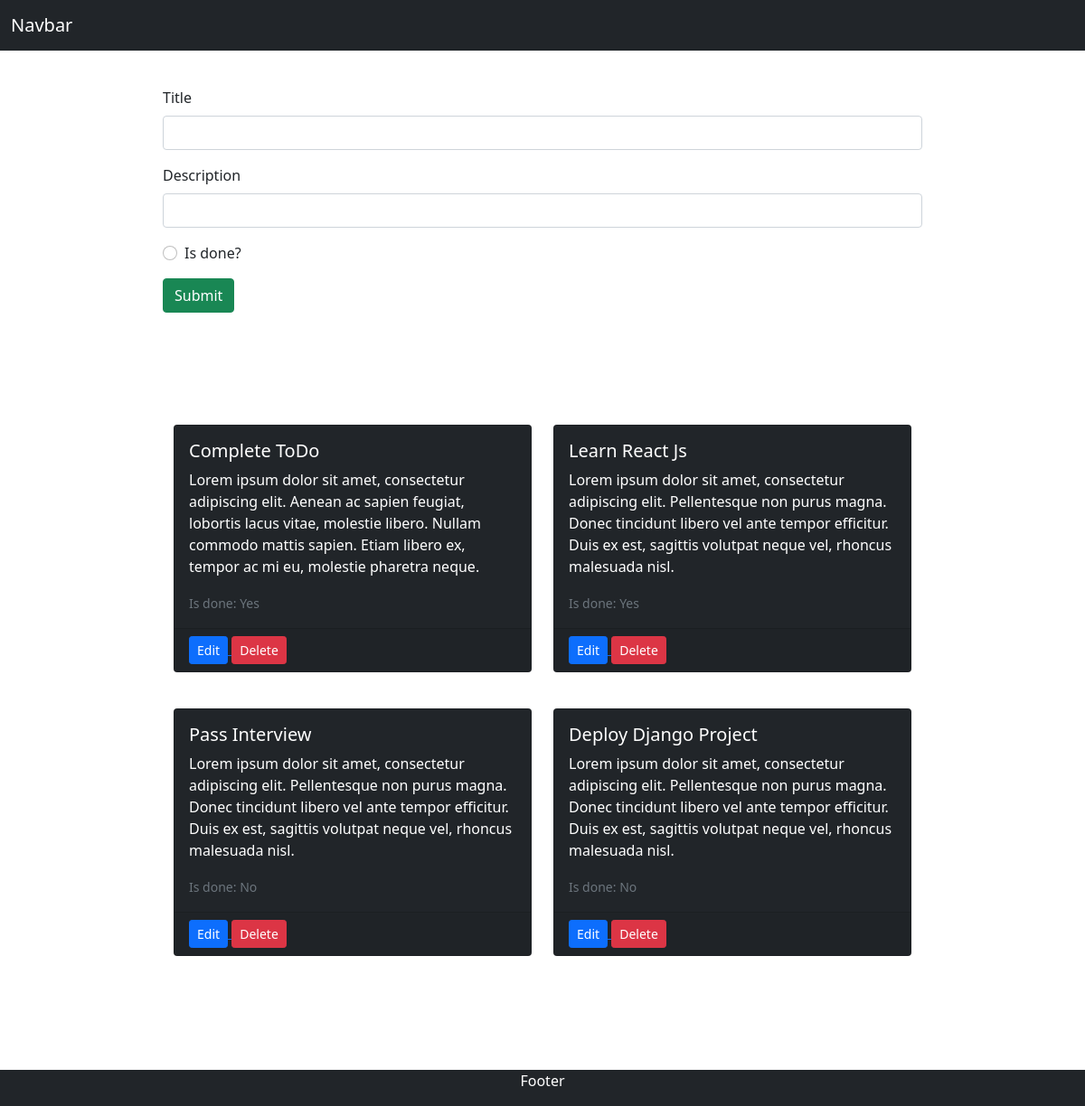
The page / on the database its author committed.
### Task/models.py (models this page shows, shortened)
class Task(models.Model):
    title = models.CharField(max_length=100, blank=True)
    description = models.TextField(blank=True)
    date = models.DateTimeField(auto_now_add=True, blank=True)
    isDone = models.BooleanField(default=False, blank=True)
    class Meta:
        verbose_name = 'Task'
        verbose_name_plural = 'Tasks'

### Task/views.py (the view)
# urls.py: path('', base, name='base_url'),
def base(request):
    tasks = Task.objects.all()
    form = TaskForm()
    if request.method == 'POST':
        form = TaskForm(request.POST)
        if form.is_valid():
            task = form.cleaned_data.get('isDone')
            form.save()
            return HttpResponseRedirect(request.META.get('HTTP_REFERER'))
    context = {
        'tasks': tasks,
        'form': form,
    }
    return render(request, 'Task/base.html', context=context)

### Task/forms.py
class TaskForm(forms.ModelForm):
    class Meta:
        model = Task
        fields = '__all__'

### Task/templates/Task/base.html (shortened to what this page needs)
{% extends 'index.html' %}
{% block content %}
<form style="width: 70%; margin: 0 auto; padding-top: 40px;" method="post" action="{% url 'base_url' %}">
  <div class="mb-3">
    <label for="exampleInputEmail1" class="form-label">Title</label>
    <input name="title" class="form-control" id="exampleInputEmail1" aria-describedby="emailHelp">
  </div>
  <div class="mb-3">
    <label class="form-label">Description</label>
    <input name="description" class="form-control">
  </div>
  <div class="mb-3 form-check">
    <input type="radio" name="isDone" value="isDone" class="form-check-input">
    <label class="form-check-label" name="isDone">Is done?</label>
  </div>
  <button type="submit" class="btn btn-success">Submit</button>
</form>
<div class="row row-cols-1 row-cols-md-2 g-4" style="padding-top: 100px; width: 70%; margin: 0 auto">
  {% for task in tasks %}
    <div class="col">
      <div class="card text-white bg-dark mb-3">
        <div class="card-body">
          <h5 class="card-title">{{task.title}}</h5>
          <p class="card-text">{{task.description}}</p>
          <p class="card-text"><small class="text-muted">Is done: {% if task.isDone %} Yes {% else %} No {% endif %}</small></p>
        </div>
        <div class="card-footer">
          <a href="{% url 'edit_taks_url' id=task.id %}">
            <button type="button" class="btn btn-primary btn-sm" name="button">Edit</button>
          </a>
          <a href="{% url 'delete_task_url' id=task.id %}">
            <button type="button" class="btn btn-danger btn-sm" name="button">Delete</button>
          </a>
        </div>
      </div>
    </div>
  {% endfor %}
</div>
<div style="height:150px;">
</div>
{% endblock %}

### templates/index.html (shortened to what this page needs)
<!DOCTYPE html>
<html lang="en" dir="ltr">
  <head>
    <link href="https://cdn.jsdelivr.net/npm/bootstrap@5.0.0-beta2/dist/css/bootstrap.min.css" rel="stylesheet">
  </head>
  <body>
    <nav class="navbar navbar-dark bg-dark">
      <div class="container-fluid">
        <a class="navbar-brand" href="#">Navbar</a>
      </div>
    </nav>
    {% block content %}
    {% endblock %}
    <div class="footer">
      <p>Footer</p>
    </div>
  </body>
</html>

### templates/index.html (style rules this page uses)
.footer { position: fixed; left: 0; bottom: 0; width: 100%; background-color: #212529; color: white; text-align: center; }
body { height: auto; }

### rows shown on the page
Task: title "Complete ToDo", description "Lorem ipsum dolor sit amet, consectetur adipiscing elit. Aenean ac sapien feugiat, lobortis lacus vitae, molestie libero. Nullam commodo mattis sapien. Etiam libero ex, tempor ac mi eu, molestie pharetra neque.", isDone "Yes"
Task: title "Learn React Js", description "Lorem ipsum dolor sit amet, consectetur adipiscing elit. Pellentesque non purus magna. Donec tincidunt libero vel ante tempor efficitur. Duis ex est, sagittis volutpat neque vel, rhoncus malesuada nisl.", isDone "Yes"
Task: title "Pass Interview", description "Lorem ipsum dolor sit amet, consectetur adipiscing elit. Pellentesque non purus magna. Donec tincidunt libero vel ante tempor efficitur. Duis ex est, sagittis volutpat neque vel, rhoncus malesuada nisl.", isDone "No"
Task: title "Deploy Django Project", description "Lorem ipsum dolor sit amet, consectetur adipiscing elit. Pellentesque non purus magna. Donec tincidunt libero vel ante tempor efficitur. Duis ex est, sagittis volutpat neque vel, rhoncus malesuada nisl.", isDone "No"
